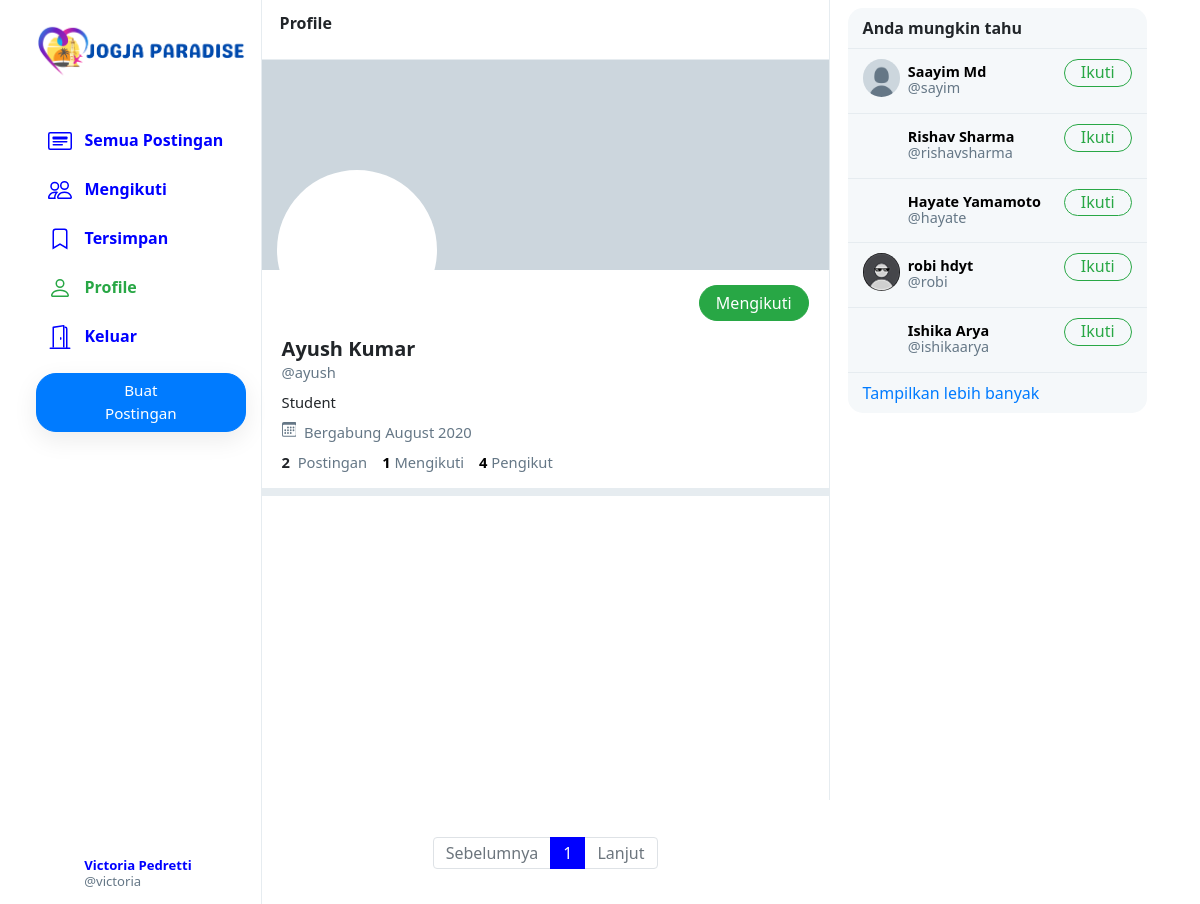
The app's page /ayush (signed in) with its own data.
### network/models.py (models this page shows, shortened)
class User(AbstractUser):
    profile_pic = models.ImageField(upload_to='profile_pic/')
    bio = models.TextField(max_length=160, blank=True, null=True)
    cover = models.ImageField(upload_to='covers/', blank=True)

### network/views.py (the view)
# urls.py: path("<str:username>", views.profile, name='profile'),
def profile(request, username):
    user = User.objects.get(username=username)
    all_posts = Post.objects.filter(creater=user).order_by('-date_created')
    paginator = Paginator(all_posts, 10)
    page_number = request.GET.get('page')
    if page_number == None:
        page_number = 1
    posts = paginator.get_page(page_number)
    followings = []
    suggestions = []
    follower = False
    if request.user.is_authenticated:
        followings = Follower.objects.filter(followers=request.user).values_list('user', flat=True)
        suggestions = User.objects.exclude(pk__in=followings).exclude(username=request.user.username).order_by("?")[:6]
        if request.user in Follower.objects.get(user=user).followers.all():
            follower = True
    follower_count = Follower.objects.get(user=user).followers.all().count()
    following_count = Follower.objects.filter(followers=user).count()
    return render(request, 'network/profile.html', {
        "username": user,
        "posts": posts,
        "posts_count": all_posts.count(),
        "suggestions": suggestions,
        "page": "profile",
        "is_follower": follower,
        "follower_count": follower_count,
        "following_count": following_count
    })

### network/templates/network/profile.html (shortened to what this page needs)
{% extends 'network/index.html' %}
{% load static %}
{% block profile %}
    <div class="profile-view" data-user="{{username.username}}">
        <div class="cover-image" style="background-image: url(/media/{{username.cover}})"></div>
        <div class="profile-image" style="background-image: url(/media/{{username.profile_pic}})"></div>
        <div class="profile-details">
            <div>
                {% if user.username == username.username %}
                    <input class="btn btn-outline-success float-right" type="hidden" id="edit-profile-btn">Edit</input>
                {% elif is_follower %}
                    <button class="btn btn-success float-right" onclick="unfollow_user(this,'{{username.username}}','edit_page')" id="following-btn">Mengikuti</button>
                {% else %}
                    <button class="btn btn-outline-success float-right" onclick="follow_user(this,'{{username.username}}','edit_page')" id="follow-btn">Ikuti</button>
                {% endif %}
            </div>
            <div class="details-data">
                <h5>{{username.first_name}} {{username.last_name}}</h5>
                <div class="grey">@{{username.username}}</div>
                <div class="bio">
                    {% if username.bio is not None %}
                        {{username.bio}}
                    {% endif %}
                </div>
                <div class="grey" style="padding: 8px 0px;">
                    &nbsp;Bergabung {{username.date_joined | date:"F Y"}}
                </div>
                <div>
                    <strong>
                        {{posts_count}}
                    </strong>
                    &nbsp;<span class="grey">Postingan</span>
                    <a href="#">
                        <strong id="following__count">{{following_count | default:0}}</strong>&nbsp;<span class="grey">Mengikuti</span>
                    </a>
                    <a href="#">
                        <strong id="follower__count">{{follower_count | default:0}}</strong>&nbsp;<span class="grey">Pengikut</span>
                    </a>
                </div>
            </div>
        </div>
    </div>
    <div class="space"></div>
{% endblock %}

### network/templates/network/layout.html (shortened to what this page needs)
{% load static %}
<!DOCTYPE html>
<html lang="en">
    <head>
        <link rel="stylesheet" href="https://stackpath.bootstrapcdn.com/bootstrap/4.4.1/css/bootstrap.min.css">
        <link href="{% static 'network/styles.css' %}" rel="stylesheet">
    </head>
    <body>
        <div class="body" data-page="{{page}}">
            <div class="sidenav">
                <a href="{% url 'index' %}" class="navbar-brand">
                    <img src="{% static 'network/Images/jp2.png' %}" height="70px">
                </a>
                <div style="height: 100%;">
                    <div>
                        <div>
                            <ul>
                                <li class="nav-item" id="all_posts">
                                <a href="{% url 'index' %}" class="nav-link">
                                    <div>
                                        &nbsp;&nbsp;Semua Postingan
                                    </div>
                                </a>
                                </li>
                                {% if user.is_authenticated %}
                                    <li class="nav-item" id="following">
                                        <a href="{% url 'following' %}" class="nav-link">
                                            <div>
                                                &nbsp;&nbsp;Mengikuti
                                            </div>
                                        </a>
                                    </li>
                                    <li class="nav-item" id="saved">
                                        <a href="{% url 'saved' %}" class="nav-link">
                                            <div>
                                                <svg width="1.5em" height="1.5em" viewBox="0 0 16 16" class="bi bi-bookmark" fill="currentColor" xmlns="http://www.w3.org/2000/svg">
                                                    <path fill-rule="evenodd" d="M8 12l5 3V3a2 2 0 0 0-2-2H5a2 2 0 0 0-2 2v12l5-3zm-4 1.234l4-2.4 4 2.4V3a1 1 0 0 0-1-1H5a1 1 0 0 0-1 1v10.234z"/>
                                                  </svg>
                                                &nbsp;&nbsp;Tersimpan
                                            </div>
                                        </a>
                                    </li>
                                    <li class="nav-item" id="profile">
                                        <a href="{% url 'profile' user.username %}" class="nav-link">
                                            <div>
                                                &nbsp;&nbsp;Profile
                                            </div>
                                        </a>
                                    </li>
                                    <li class="nav-item" id="logout">
                                        <a href="{% url 'logout' %}" class="nav-link">
                                            <div>
                                                &nbsp;&nbsp;Keluar
                                            </div>
                                        </a>
                                    </li>
                                {% endif %}
                            </ul>
                        </div>
                        {% if user.is_authenticated %}
                            <button id="popup-btn" class="btn btn-primary new-post-btn" onclick="createpost()">Buat Postingan</button>
                        {% endif %}
                    </div>
                    <div style="position: absolute; bottom: 10px;">
                        {% if user.is_authenticated %}
                            <li class="nav-item sidenav-user">
                                <a href="{% url 'profile' user.username %}" class="nav-link">
                                    <div class="user_account">
                                        <div class="small-profilepic" style="float: left; background-image: url(/media/{{user.profile_pic}})"></div>
                                        <div style="height: 2.7vw; margin: auto;">
                                            <div style="margin-top: 4px;"><strong>{{user.first_name}} {{user.last_name}}</strong></div>
                                            <div class="grey" style="margin-top: 4px;">@{{ user.username }}</div>
                                        </div>
                                    </div>
                                </a>
                            </li>
                        {% endif %}
                    </div>
                </div>
            </div>
            {% block body %}
            {% endblock %}
            <div class="right-div">
                <div class='right-div-content'>
                    <div class="space" style="background-color: white;"></div>
                    {% if user.is_authenticated %}
                        <div class="suggestion-box">
                            <div class="suggestion-header">
                                Anda mungkin tahu
                            </div>
                            {% for suggestion in suggestions %}
                                <div class="suggestion-user">
                                    <div>
                                        <a href="{% url 'profile' suggestion.username %}">
                                            <div class="small-profilepic" style="background-image: url(/media/{{suggestion.profile_pic}})"></div>
                                        </a>
                                    </div>
                                    <div class="user-details">
                                        <a href="{% url 'profile' suggestion.username %}">
                                            <div id="user-name">
                                                <strong>
                                                    {{suggestion.first_name}} {{suggestion.last_name}}
                                                </strong>
                                            </div>
                                            <div class="grey">@{{suggestion.username}}</div>
                                        </a>
                                    </div>
                                    <div>
                                        <button class="btn btn-outline-success" type="button" onclick="follow_user(this,'{{suggestion.username}}','suggestion')">Ikuti</button>
                                    </div>
                                </div>
                            {% empty %}
                                    <div style="text-align: center; border-bottom: .5px solid #e6ecf0; padding: 10px 15px;">
                                        <span class="grey" style="font-size: .9em;">Tidak tersedia.</span>
                                    </div>
                            {% endfor %}
                            <div class="suggestion-footer">
                                <a href="#">Tampilkan lebih banyak</a>
                            </div>
                        </div>
                    {% endif %}
                </div>
            </div>
        </div>
    </body>
</html>

### network/static/network/styles.css (style rules this page uses)
.body { display: flex; min-height: 100%; font-family: system-ui, sans-serif; }
.btn { border-radius: 20px; padding: 0.32rem 1rem 0.375rem 1rem; }
.btn, .btn:focus, .btn:active { box-shadow: none !important; -webkit-box-shadow: none !important; }
.grey { color: #657786; }
svg { vertical-align: text-top; }
.sidenav { height: 100%; width: 21.8%; position: fixed; top: 0; left: 0; padding: 15px; list-style: none; border-right: .5px solid #e6ecf0; z-index: 100; padding-left: 3%; background-color: white; }
.sidenav ul { list-style: none; padding-left: 0px; margin-top: 3vh; }
.sidenav li { margin-top: 7px; }
.sidenav .nav-link { color: blue; line-height: .7em; font-weight: 700; padding: 0px; }
.sidenav .nav-link > div { padding: 10px 20px 8px 12px; border-radius: 25px; line-height: 0.9em; width: max-content; }
.new-post-btn { padding-left: 55px !important; padding-right: 55px !important; font-size: .95em; font-weight: 530; box-shadow: rgba(0, 0, 0, 0.08) 0px 8px 24px !important; }
.user_account { display: flex; font-size: .82rem; font-weight: normal; padding-top: 3px !important; padding-bottom: 3px !important; padding-left: 3px !important; }
.user_account .small-profilepic { transform: scale(.82); margin-left: auto; margin-top: auto; }
.active a { color: #28a745 !important; }
.small-profilepic { width: 3.1vw; height: 3.1vw; border-radius: 9999px; overflow: hidden; margin-right: 8px; background-size: cover; background-repeat: no-repeat; background-position: center; box-sizing: content-box; }
.space { height: 8px; background-color: #e6ecf0; }
.cover-image { height: 210px; background-size: cover; background-position: center; background-repeat: no-repeat; background-color: #ccd6dd; }
.profile-image { width: 160px; height: 160px; position: absolute; left: 15px; top: 110px; border-radius: 99999px; border: 4px solid white; background-size: cover; background-repeat: no-repeat; background-position: center; background-color: white; }
.profile-details { padding: 15px 20px; }
.profile-details button { padding-bottom: 0.3rem; }
.profile-details > .details-data { margin-top: 52px; font-size: .92em; }
.profile-details h5 { font-weight: 800; margin-bottom: 0px; }
.profile-details a { color: black; text-decoration: none; }
.bio { margin-top: 8px; }
.right-div { width: 28%; height: 100vh; position: fixed; right: 2.95%; border-left: .5px solid #e6ecf0; background-color: white; }
.right-div-content { height: 92.5vh; overflow: auto; padding-left: 1.5vw; padding-right: 1.5vw; }
.suggestion-box, .guest-box { border-radius: 15px; overflow: hidden; background-color: #f5f8fa; }
.suggestion-header { padding: 13px 15px; line-height: .9em; font-weight: 800; border-bottom: .5px solid #e6ecf0; }
.suggestion-user { display: flex; padding: 10px 15px; font-size: .9em; border-bottom: .5px solid #e6ecf0; }
.suggestion-user a { color: black; text-decoration: none; }
.user-details { flex: 1; line-height: 1.1em; padding: 5px 0px 7px 0px; }
.suggestion-user .btn { padding: 0em 1em .09em 1em; }
.suggestion-footer { padding: 13px 15px; line-height: .9em; }
.suggestion-footer a { text-decoration: none; }

### records on screen
User: first_name "Victoria", last_name "Pedretti", username "victoria"
User: first_name "Ayush", last_name "Kumar", username "ayush", bio "Student", date_joined "August 2020"
User: profile_pic (placeholder picture), first_name "Saayim", last_name "Md", username "sayim"
User: first_name "Rishav", last_name "Sharma", username "rishavsharma"
User: first_name "Hayate", last_name "Yamamoto", username "hayate"
User: profile_pic (picture), first_name "robi", last_name "hdyt", username "robi"
User: first_name "Ishika", last_name "Arya", username "ishikaarya"

### other values on screen
{{ posts_count }} "2"
{{ following_count | default:0 }} "1"
{{ follower_count | default:0 }} "4"
{{ each }} "1"
